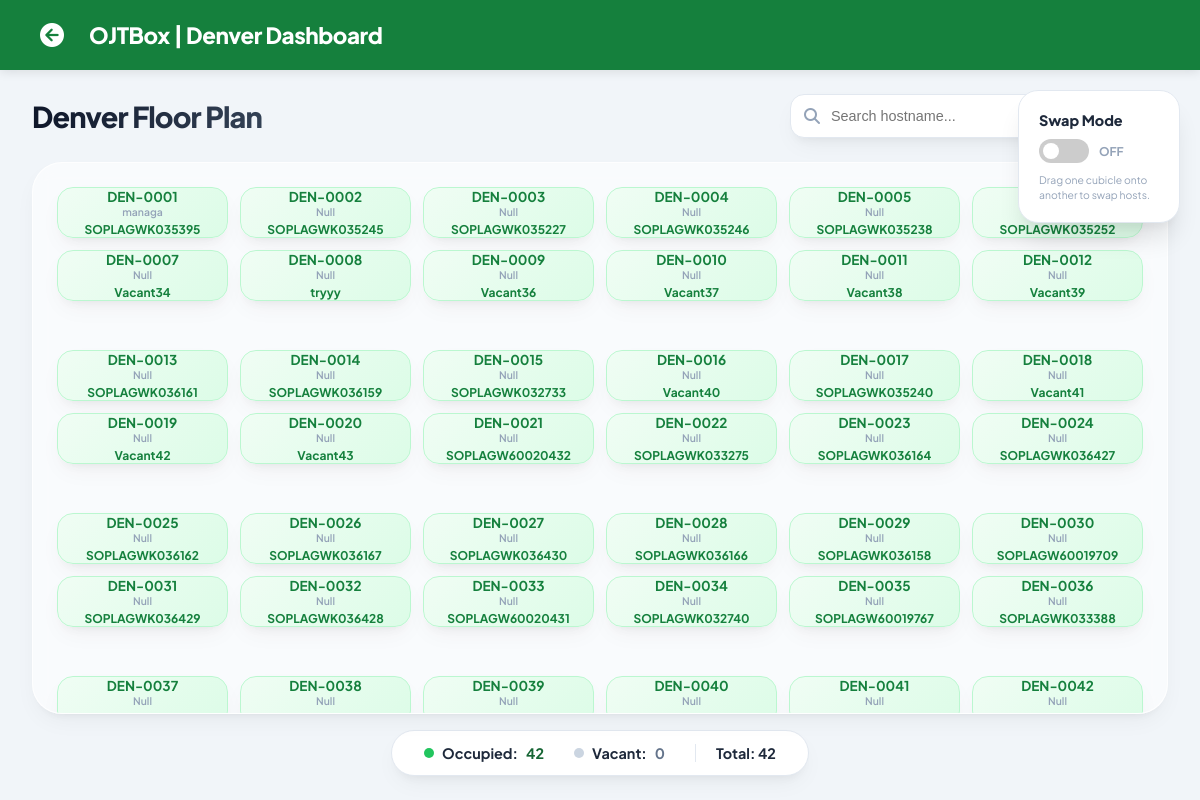
The app's page /denver.php (signed in) with its own data.
### tables this page shows
CREATE TABLE `production_floor_map` (
  `id` int(11) NOT NULL,
  `cubicle_no` varchar(20) NOT NULL,
  `hostname` varchar(100) DEFAULT NULL,
  `department` varchar(100) DEFAULT 'San Antonio',
  `status` enum('Occupied','Vacant','Repair') DEFAULT 'Vacant',
  `grid_row` int(11) DEFAULT NULL,
  `grid_col` int(11) DEFAULT NULL,
  `switch_port` varchar(100) DEFAULT 'Not Set',
  `campaign` varchar(100) DEFAULT 'Not Set'
);

### denver.php (the view, shortened to what this page needs)
<?php
require_once 'db.php';
$department_name = "Denver";
$total_seats = 42;
$stations = [];
$occupied_count = 0;
$vacant_count = 0;
$stmt = $conn->prepare("SELECT * FROM production_floor_map WHERE department = ? ORDER BY id ASC LIMIT ?");
$stmt->bind_param("si", $department_name, $total_seats);
$stmt->execute();
$result = $stmt->get_result();
while($row = $result->fetch_assoc()) {
    $stations[] = $row;
    if($row['status'] === 'Occupied') $occupied_count++;
    else $vacant_count++;
}
$vacant_count += ($total_seats - count($stations));
?>
<!DOCTYPE html>
<html lang="en">
<head>
    <link rel="stylesheet" href="https://cdnjs.cloudflare.com/ajax/libs/font-awesome/6.4.0/css/all.min.css">
</head>
<body id="body">
<nav class="navbar">
    <a href="prod_map.php" class="nav-back-btn" title="Back to Overview">
        <i class="fa-solid fa-circle-arrow-left"></i>
    </a>
    <div style="color: white; font-weight: 900; font-size: 1.4rem; letter-spacing: -0.02em;">OJTBox | Denver Dashboard</div>
</nav>
<div class="edit-sidebar">
    <div style="font-weight: 800; font-size: 0.9rem; color: var(--text-dark);">Swap Mode</div>
    <div style="display: flex; align-items: center; gap: 10px;">
        <label class="switch">
            <span class="slider"></span>
        </label>
        <span id="statusLabel" style="font-size: 0.75rem; font-weight: 700; color: var(--text-muted);">OFF</span>
    </div>
    <div style="font-size: 0.65rem; color: var(--text-muted); max-width: 120px; line-height: 1.4;">
        Drag one cubicle onto another to swap hosts.
    </div>
</div>
<div class="container">
    <div class="header-row">
        <div><h1>Denver Floor Plan</h1></div>
        <div class="search-wrapper" style="position: relative;">
            <i class="fa-solid fa-magnifying-glass" style="position: absolute; left: 14px; top: 50%; transform: translateY(-50%); color: var(--text-muted); z-index: 5;"></i>
            <input type="text" id="searchInput" placeholder="Search hostname..." onkeyup="searchMap()">
        </div>
    </div>
    <div class="map-grid-container">
        <div class="map-grid" id="mapGrid">
            <?php
            for($i = 0; $i < $total_seats; $i++):
                $row = $stations[$i] ?? null;
                $id = $row['id'] ?? ($i + 1);
                $cubicle_num = $i + 1;
                $cubicle_name = "DEN-" . str_pad($cubicle_num, 4, '0', STR_PAD_LEFT);
                $status = $row['status'] ?? 'Vacant';
                $hostname = $row['hostname'] ?? '';
                $switch_port = $row['switch_port'] ?? 'Not Set';
                $tooltip = "Cubicle: $cubicle_name\nStatus: $status\nHostname: " . ($hostname ?: 'None') . "\nPort: $switch_port";
            ?>
                <div class="seat-box <?php echo $status; ?>"
                     id="seat-<?php echo $id; ?>"
                     data-id="<?php echo $id; ?>"
                     data-hostname="<?php echo strtolower($hostname); ?>"
                     title="<?php echo $tooltip; ?>"
                     onclick="handleSeatClick(event, '<?php echo $id; ?>', '<?php echo $cubicle_name; ?>', '<?php echo $hostname; ?>', '<?php echo $switch_port; ?>', '<?php echo $status; ?>')">
                    <strong style="font-size: 0.85rem; display:block;"><?php echo $cubicle_name; ?></strong>
                    <div style="font-size: 0.65rem; color: var(--text-muted); font-weight: 600;"><?php echo $switch_port; ?></div>
                    <div style="font-size: 0.75rem; font-weight: 700; margin-top:4px;"><?php echo $hostname ?: 'Available'; ?></div>
                </div>
                <?php
                if ($cubicle_num % 12 == 0 && $cubicle_num < $total_seats) {
                    echo '<div class="walkway"></div>';
                }
                ?>
            <?php endfor; ?>
        </div>
    </div>
    <div class="status-legend">
        <div class="legend-item">
            <div class="dot" style="background: #22c55e;"></div>
            Occupied: <span style="color: #166534;"><?php echo $occupied_count; ?></span>
        </div>
        <div class="legend-item">
            <div class="dot" style="background: #cbd5e1;"></div>
            Vacant: <span style="color: #64748b;"><?php echo $vacant_count; ?></span>
        </div>
        <div class="legend-item" style="border-left: 1px solid var(--border); padding-left: 20px;">
            Total: 42
        </div>
    </div>
</div>
</body>
</html>

### denver.php (style rules this page uses)
:root { --primary: #15803d; --primary-light: #f0fdf4; --bg: #f1f5f9; --card-bg: #ffffff; --text-dark: #1e293b; --text-muted: #94a3b8; --border: #e2e8f0; --occupied-bg: linear-gradient(135deg, #f0fdf4 0%, #dcfce7 100%); --occupied-text: #15803d; --occupied-border: #bbf7d0; --shadow-soft: 0 10px 25px -5px rgba(0, 0, 0, 0.05), 0 8px 10px -6px rgba(0, 0, 0, 0.05); --shadow-hover: 0 20px 25px -5px rgba(0, 0, 0, 0.1), 0 10px 10px -5px rgba(0, 0, 0, 0.04); }
html, body { height: 100vh; margin: 0; padding: 0; font-family: 'Plus Jakarta Sans', sans-serif; background: var(--bg); color: var(--text-dark); overflow: hidden; }
.navbar { background: #15803d; padding: 0 2.5rem; display: flex; align-items: center; height: 70px; box-sizing: border-box; gap: 25px; box-shadow: 0 2px 10px rgba(0,0,0,0.1); position: relative; z-index: 10; }
.nav-back-btn { color: white; text-decoration: none; font-size: 1.5rem; display: flex; align-items: center; transition: transform 0.2s; }
.container { height: calc(100vh - 70px); padding: 1.5rem 2rem; display: flex; flex-direction: column; box-sizing: border-box; max-width: 1400px; margin: 0 auto; }
.header-row { display: flex; justify-content: space-between; align-items: center; margin-bottom: 1.5rem; }
.header-row h1 { font-weight: 800; font-size: 1.8rem; letter-spacing: -0.03em; margin: 0; background: linear-gradient(to right, #0f172a, #334155); -webkit-background-clip: text; -webkit-text-fill-color: transparent; }
#searchInput { width: 320px; padding: 0.8rem 1rem 0.8rem 2.5rem; border-radius: 14px; border: 1px solid var(--border); background: white; font-size: 0.9rem; transition: all 0.3s cubic-bezier(0.4, 0, 0.2, 1); outline: none; box-shadow: var(--shadow-soft); }
.map-grid-container { background: rgba(255, 255, 255, 0.6); backdrop-filter: blur(10px); padding: 1.5rem; border-radius: 30px; border: 1px solid rgba(255,255,255,0.8); flex-grow: 1; display: flex; align-items: center; justify-content: center; box-shadow: var(--shadow-soft); overflow: hidden; }
.map-grid { display: grid; grid-template-columns: repeat(6, 1fr); grid-template-rows: 1fr 1fr 25px 1fr 1fr 25px 1fr 1fr 25px 1fr; gap: 12px; width: 100%; height: 100%; }
.walkway { grid-column: span 6; background: transparent; pointer-events: none; }
.seat-box { border-radius: 16px; text-align: center; border: 1px solid transparent; background: var(--card-bg); transition: all 0.4s cubic-bezier(0.175, 0.885, 0.32, 1.275); cursor: pointer; display: flex; flex-direction: column; align-items: center; justify-content: center; position: relative; box-shadow: var(--shadow-soft); }
.Occupied { background: var(--occupied-bg); color: var(--occupied-text); border: 1px solid var(--occupied-border); }
.edit-sidebar { position: fixed; right: 20px; top: 90px; background: white; padding: 20px; border-radius: 20px; box-shadow: var(--shadow-hover); border: 1px solid var(--border); z-index: 100; display: flex; flex-direction: column; gap: 10px; transition: all 0.3s ease; }
.switch { position: relative; display: inline-block; width: 50px; height: 24px; }
.slider { position: absolute; cursor: pointer; top: 0; left: 0; right: 0; bottom: 0; background-color: #ccc; transition: .4s; border-radius: 34px; }
.slider:before { position: absolute; content: ""; height: 16px; width: 16px; left: 4px; bottom: 4px; background-color: white; transition: .4s; border-radius: 50%; }
.status-legend { display: flex; justify-content: center; gap: 30px; margin-top: 1rem; background: white; padding: 0.8rem 2rem; border-radius: 50px; width: fit-content; margin-left: auto; margin-right: auto; box-shadow: var(--shadow-soft); border: 1px solid var(--border); }
.legend-item { display: flex; align-items: center; gap: 8px; font-weight: 700; font-size: 0.9rem; }
.dot { width: 10px; height: 10px; border-radius: 50%; }

### records on screen
production_floor_map: cubicle_name "DEN-0001", switch_port "managa", hostname "SOPLAGWK035395"
production_floor_map: cubicle_name "DEN-0002", switch_port "Null", hostname "SOPLAGWK035245"
production_floor_map: cubicle_name "DEN-0003", switch_port "Null", hostname "SOPLAGWK035227"
production_floor_map: cubicle_name "DEN-0004", switch_port "Null", hostname "SOPLAGWK035246"
production_floor_map: cubicle_name "DEN-0005", switch_port "Null", hostname "SOPLAGWK035238"
production_floor_map: hostname "SOPLAGWK035252"
production_floor_map: cubicle_name "DEN-0007", switch_port "Null", hostname "Vacant34"
production_floor_map: cubicle_name "DEN-0008", switch_port "Null", hostname "tryyy"
production_floor_map: cubicle_name "DEN-0009", switch_port "Null", hostname "Vacant36"
production_floor_map: cubicle_name "DEN-0010", switch_port "Null", hostname "Vacant37"
production_floor_map: cubicle_name "DEN-0011", switch_port "Null", hostname "Vacant38"
production_floor_map: cubicle_name "DEN-0012", switch_port "Null", hostname "Vacant39"
production_floor_map: cubicle_name "DEN-0013", switch_port "Null", hostname "SOPLAGWK036161"
production_floor_map: cubicle_name "DEN-0014", switch_port "Null", hostname "SOPLAGWK036159"
production_floor_map: cubicle_name "DEN-0015", switch_port "Null", hostname "SOPLAGWK032733"
production_floor_map: cubicle_name "DEN-0016", switch_port "Null", hostname "Vacant40"
production_floor_map: cubicle_name "DEN-0017", switch_port "Null", hostname "SOPLAGWK035240"
production_floor_map: cubicle_name "DEN-0018", switch_port "Null", hostname "Vacant41"
production_floor_map: cubicle_name "DEN-0019", switch_port "Null", hostname "Vacant42"
production_floor_map: cubicle_name "DEN-0020", switch_port "Null", hostname "Vacant43"
production_floor_map: cubicle_name "DEN-0021", switch_port "Null", hostname "SOPLAGW60020432"
production_floor_map: cubicle_name "DEN-0022", switch_port "Null", hostname "SOPLAGWK033275"
production_floor_map: cubicle_name "DEN-0023", switch_port "Null", hostname "SOPLAGWK036164"
production_floor_map: cubicle_name "DEN-0024", switch_port "Null", hostname "SOPLAGWK036427"
production_floor_map: cubicle_name "DEN-0025", switch_port "Null", hostname "SOPLAGWK036162"
production_floor_map: cubicle_name "DEN-0026", switch_port "Null", hostname "SOPLAGWK036167"
production_floor_map: cubicle_name "DEN-0027", switch_port "Null", hostname "SOPLAGWK036430"
production_floor_map: cubicle_name "DEN-0028", switch_port "Null", hostname "SOPLAGWK036166"
production_floor_map: cubicle_name "DEN-0029", switch_port "Null", hostname "SOPLAGWK036158"
production_floor_map: cubicle_name "DEN-0030", switch_port "Null", hostname "SOPLAGW60019709"
production_floor_map: cubicle_name "DEN-0031", switch_port "Null", hostname "SOPLAGWK036429"
production_floor_map: cubicle_name "DEN-0032", switch_port "Null", hostname "SOPLAGWK036428"
production_floor_map: cubicle_name "DEN-0033", switch_port "Null", hostname "SOPLAGW60020431"
production_floor_map: cubicle_name "DEN-0034", switch_port "Null", hostname "SOPLAGWK032740"
production_floor_map: cubicle_name "DEN-0035", switch_port "Null", hostname "SOPLAGW60019767"
production_floor_map: cubicle_name "DEN-0036", switch_port "Null", hostname "SOPLAGWK033388"
production_floor_map: cubicle_name "DEN-0037", switch_port "Null"
production_floor_map: cubicle_name "DEN-0038", switch_port "Null"
production_floor_map: cubicle_name "DEN-0039", switch_port "Null"
production_floor_map: cubicle_name "DEN-0040", switch_port "Null"
production_floor_map: cubicle_name "DEN-0041", switch_port "Null"
production_floor_map: cubicle_name "DEN-0042", switch_port "Null"

### other values on screen
$occupied_count "42"
$vacant_count "0"
